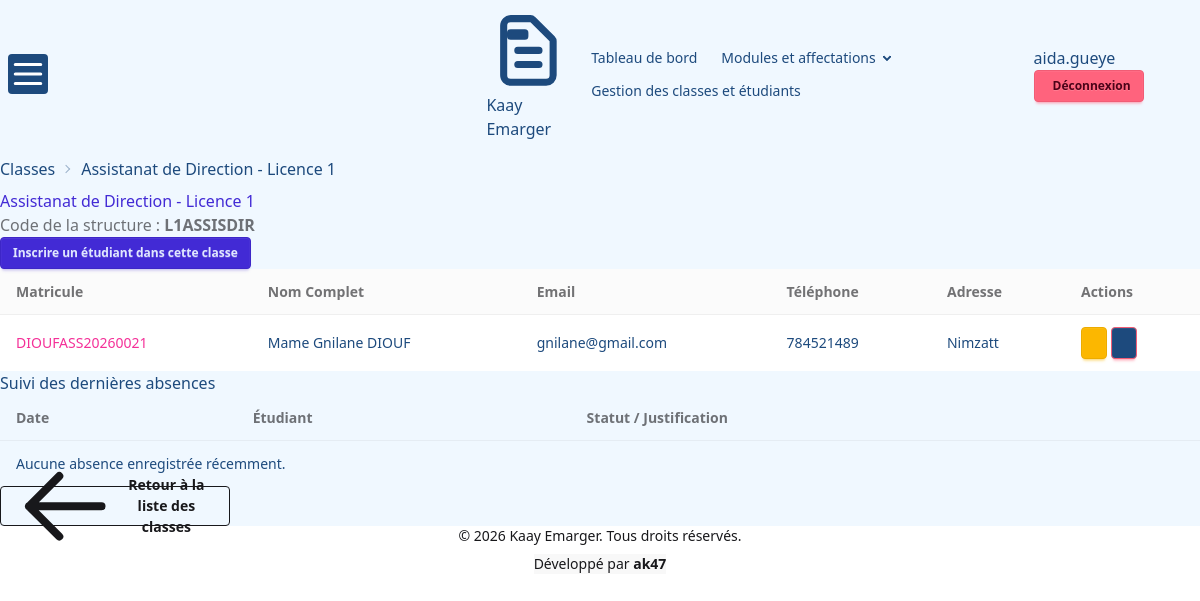
Before: /responsables/classes/9/ (signed in) with the older database file.
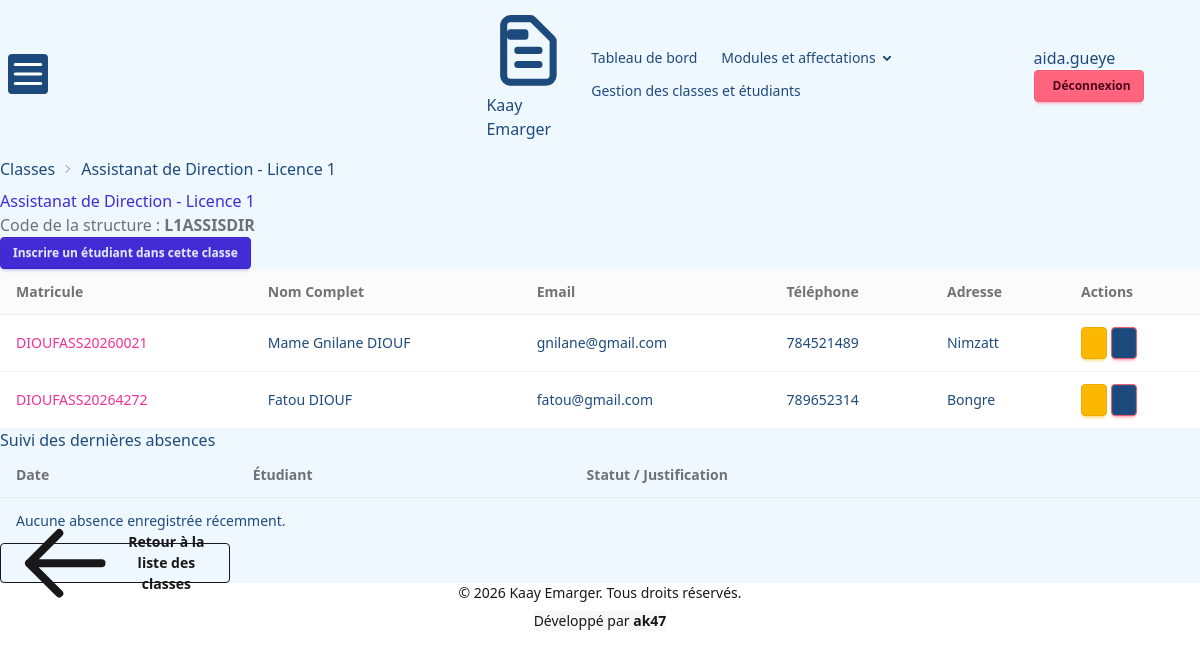
After: the same page with the newer database file.
### project/models.py (models this page shows, shortened)
class Etudiant(models.Model):
    matricule = models.CharField(max_length=20, unique=True , blank=True)
    nom = models.CharField(max_length=20)
    prenom = models.CharField(max_length=20)
    adresse = models.CharField(max_length=20)
    telephone = models.CharField(max_length=9)
    email = models.EmailField()
    filiere = models.ForeignKey(Classe, on_delete=models.CASCADE , related_name="etudiants")

### project/views.py (the view)
# urls.py: path('responsables/classes/<int:pk>/' , views.details_classe , name='details_classe'),
def details_classe(request, pk):
    if request.user.role != 'responsable':
        return HttpResponseForbidden("Accès refusé")
    classe = get_object_or_404(Classe, pk=pk)
    if request.method == 'POST' and 'supprimer_etudiant_id' in request.POST:
        etudiant_id = request.POST.get('supprimer_etudiant_id')
        etudiant = get_object_or_404(Etudiant, id=etudiant_id)
        classe.etudiants.remove(etudiant)
        messages.success(request, f"L'étudiant(e) {etudiant} a été retiré(e) de la classe.")
        return redirect('details_classe', pk=classe.id)
    etudiants_classe = classe.etudiants.all().order_by('nom')
    absences_classe = Absence.objects.filter(
        etudiant__in=etudiants_classe
    ).select_related('etudiant').order_by('-date')[:15]
    return render(request, 'responsables/details_classe.html', {
        'classe': classe,
        'etudiants': etudiants_classe,
        'absences': absences_classe
    })

### project/models.py (called while the page is built)
    def __str__(self):
        return f"{self.filiere} {self.niveau}"

### project/templates/responsables/details_classe.html (shortened to what the changed rows need)
{% extends 'base.html' %}
{% block content %}
<div class="container mx-auto p-6">
    <div class="mb-6 flex justify-between items-center">
        <div>
            <h1 class="text-3xl font-bold text-primary">{{ classe.filiere }} - {{ classe.niveau }}</h1>
        </div>
    </div>
    <div class="overflow-x-auto bg-base-100 rounded-lg border border-base-200 shadow-sm">
        <table class="table w-full">
            <thead>
                <tr class="bg-base-200/50">
                    <th>Matricule</th>
                    <th>Nom Complet</th>
                    <th>Email</th>
                    <th>Téléphone</th>
                    <th>Adresse</th>
                    <th class="text-center">Actions</th>
                </tr>
            </thead>
            <tbody>
                {% for e in etudiants %}
                <tr class="hover">
                    <td class="font-mono text-sm text-secondary">{{ e.matricule }}</td>
                    <td class="font-medium">{{ e.prenom }} {{ e.nom }}</td>
                    <td>{{ e.email }}</td>
                    <td>{{ e.telephone }}</td>
                    <td>{{ e.adresse }}</td>
                    <td class="text-right whitespace-nowrap">
                        <div class="flex flex-col md:flex-row gap-1 justify-end items-end md:items-center">
                        <a href="{% url 'modifier_etudiant' e.id %}" class="btn btn-warning btn-sm">
                        </a>
                        <button class="btn btn-error btn-sm" onclick="document.getElementById('modal_retrait_{{ e.id }}').showModal()">
                      </button>
                        </div>
                    </td>
                </tr>
                {% empty %}
                <tr><td colspan="5" class="text-center py-8 text-base-content/50">Aucun étudiant inscrit dans cette classe.</td></tr>
                {% endfor %}
            </tbody>
        </table>
    </div>
    <div class="overflow-x-auto w-full rounded-xl border border-slate-800 bg-[#fff] shadow-xl p-6 mt-8">
  <table class="table table-compact w-full text-slate-300">
    <thead class="bg-[#ff] text-slate-400">
      <tr>
        <th>Date</th>
        <th>Étudiant</th>
        <th class="text-center">Statut / Justification</th>
      </tr>
    </thead>
  </table>
</div>
    <div class="mt-6 flex justify-start">
    <a href="{% url 'liste_classes' %}" class="btn btn-outline btn-sm sm:btn-md gap-2">
        <svg xmlns="http://w3.org" fill="none" viewBox="0 0 24 24" stroke-width="2" stroke="currentColor" class="w-4 h-4">
            <path stroke-linecap="round" stroke-linejoin="round" d="M10.5 19.5L3 12m0 0l7.5-7.5M3 12h18" />
        </svg>
        Retour à la liste des classes
    </a>
</div>
</div>
{% endblock %}

Changed rows visible on the page:
added Etudiant: matricule "DIOUFASS20264272", prenom "Fatou", nom "DIOUF", email "fatou@gmail.com", telephone "789652314", adresse "Bongre"
